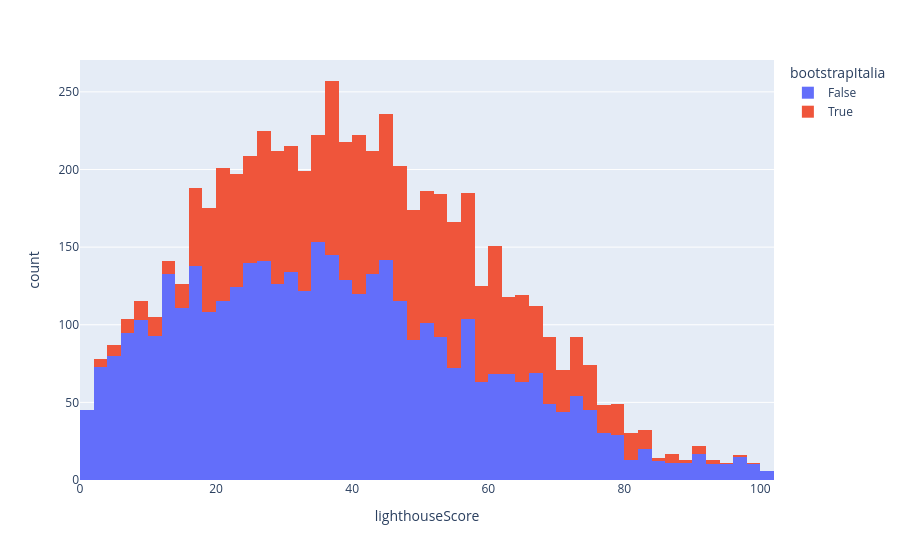

The notebook cell saved with this chart:
### Markdown cell above
Come si piazzano in media i siti che usano Bootstrap Italia nella classifica di Lighthouse?

### Code cell
px.histogram(d1[~ d1["bootstrapItalia"].isna()],x="lighthouseScore",color="bootstrapItalia")

### Figure 1 — Plotly figure (JSON) as saved in the notebook; plotly's stock layout.template omitted (floating-point values rounded to 4 significant figures; data arrays with more than 128 entries replaced by an {"elided": "..."} marker saying what was removed)
{"data": [{"alignmentgroup": "True", "bingroup": "x", "hovertemplate": "bootstrapItalia=False<br>lighthouseScore=%{x}<br>count=%{y}<extra></extra>", "legendgroup": "False", "marker": {"color": "#636efa", "pattern": {"shape": ""}}, "name": "False", "offsetgroup": "False", "orientation": "v", "showlegend": true, "type": "histogram", "x": {"elided": "3994 float values"}, "xaxis": "x", "yaxis": "y"}, {"alignmentgroup": "True", "bingroup": "x", "hovertemplate": "bootstrapItalia=True<br>lighthouseScore=%{x}<br>count=%{y}<extra></extra>", "legendgroup": "True", "marker": {"color": "#EF553B", "pattern": {"shape": ""}}, "name": "True", "offsetgroup": "True", "orientation": "v", "showlegend": true, "type": "histogram", "x": {"elided": "2328 float values"}, "xaxis": "x", "yaxis": "y"}], "layout": {"barmode": "relative", "legend": {"title": {"text": "bootstrapItalia"}, "tracegroupgap": 0}, "margin": {"t": 60}, "xaxis": {"anchor": "y", "domain": [0, 1], "title": {"text": "lighthouseScore"}}, "yaxis": {"anchor": "x", "domain": [0, 1], "title": {"text": "count"}}}}
